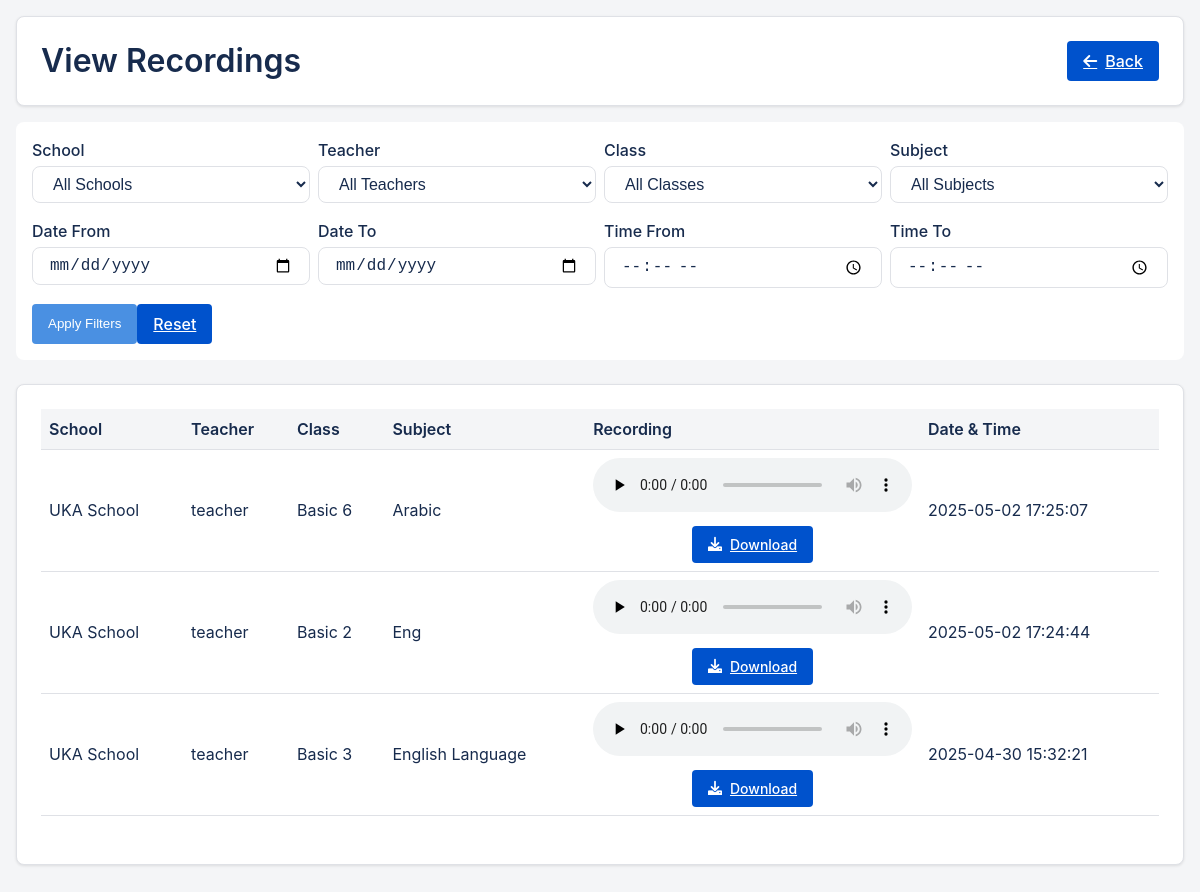
The app's page /admin/view_recordings.php (signed in), older data.
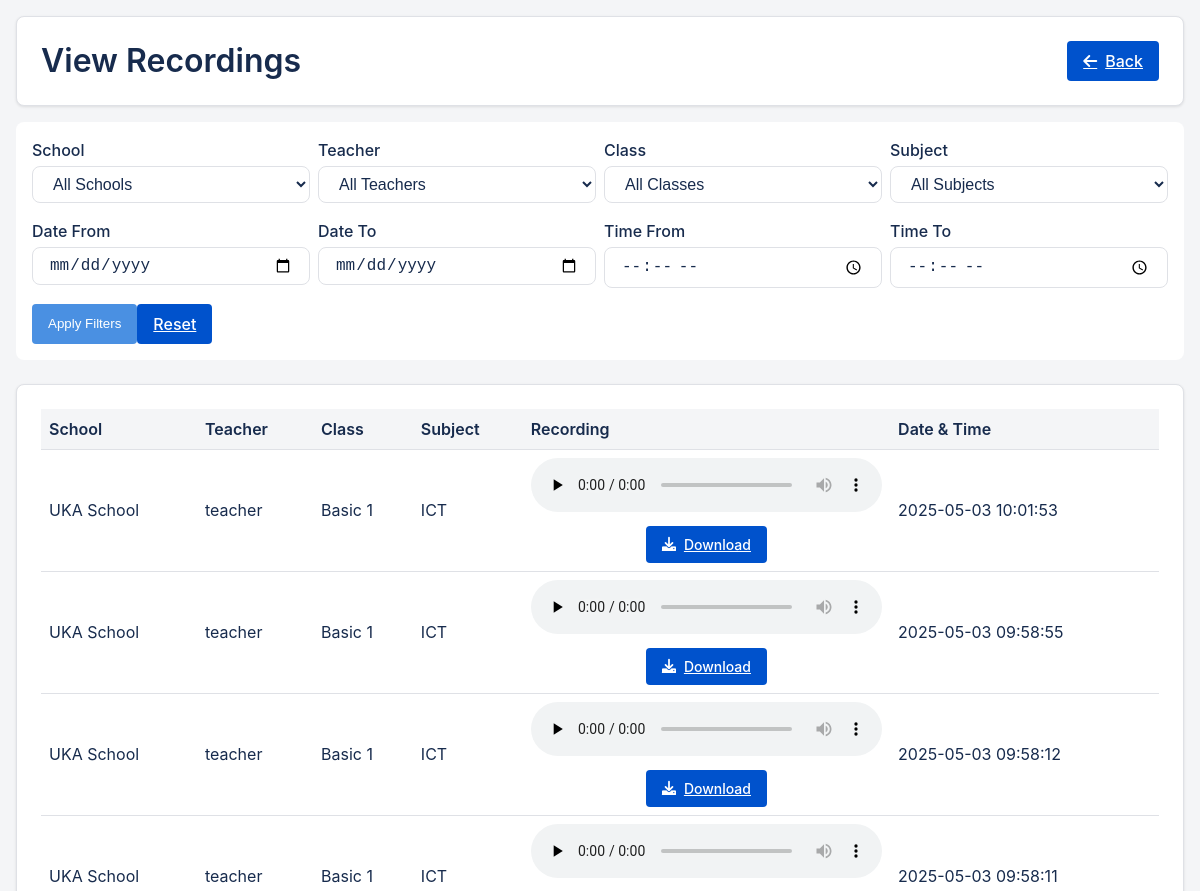
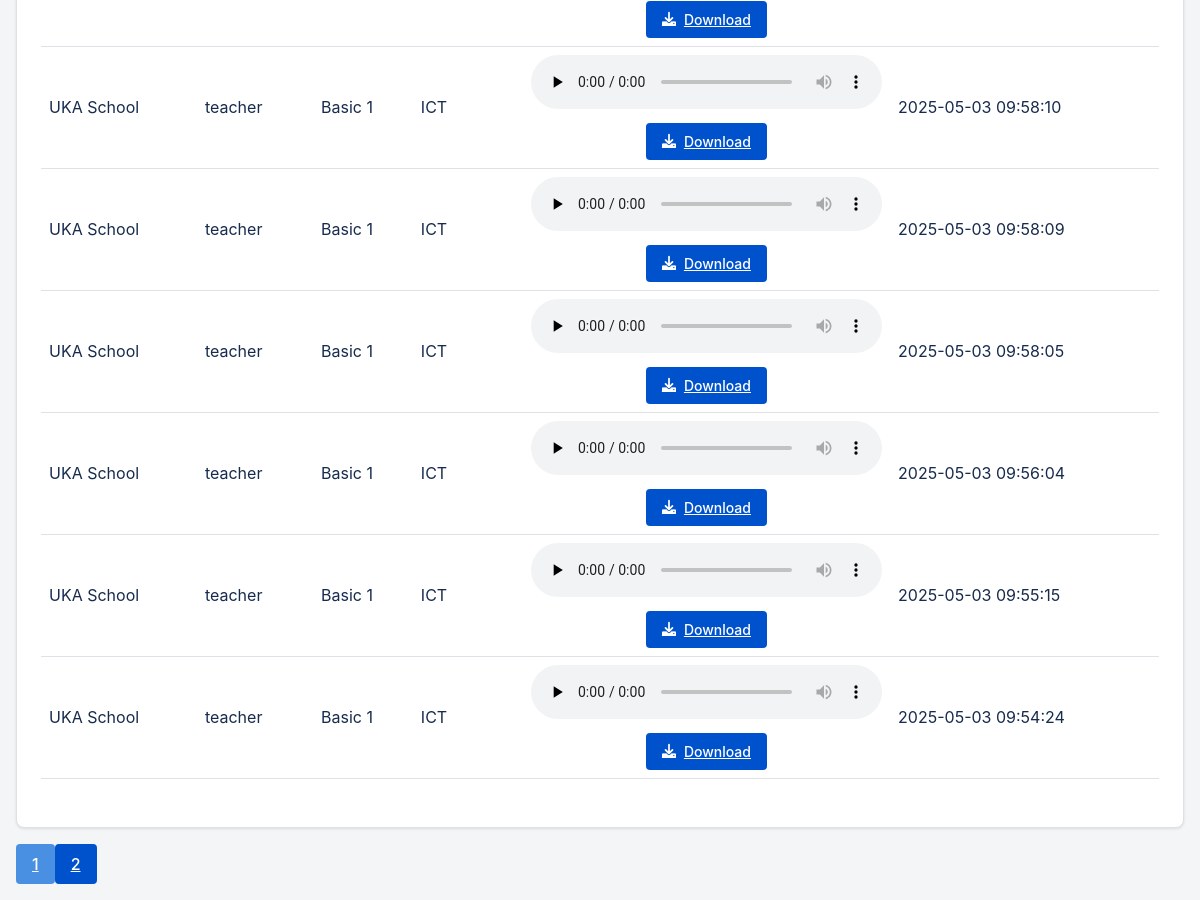
The same page, newer data (2 pictures, top to bottom).
### tables this page shows
CREATE TABLE `recordings` (
  `id` int NOT NULL,
  `teacher_id` int DEFAULT NULL,
  `class_id` int DEFAULT NULL,
  `subject_id` int DEFAULT NULL,
  `recording_path` varchar(255) NOT NULL,
  `start_time` datetime NOT NULL,
  `end_time` datetime NOT NULL,
  `created_at` timestamp NOT NULL DEFAULT CURRENT_TIMESTAMP
);

CREATE TABLE `schools` (
  `id` int NOT NULL,
  `name` varchar(255) NOT NULL,
  `code` varchar(20) NOT NULL,
  `address` varchar(255) DEFAULT NULL,
  `logo_path` varchar(255) DEFAULT NULL,
  `border_color` varchar(20) DEFAULT '#3366cc',
  `created_by` int DEFAULT NULL,
  `created_at` timestamp NOT NULL DEFAULT CURRENT_TIMESTAMP
);

CREATE TABLE `users` (
  `id` int NOT NULL,
  `name` varchar(100) NOT NULL,
  `email` varchar(100) NOT NULL,
  `password` varchar(255) NOT NULL,
  `role` enum('admin','teacher') NOT NULL,
  `created_at` timestamp NOT NULL DEFAULT CURRENT_TIMESTAMP,
  `school_id` int NOT NULL
);

CREATE TABLE `classes` (
  `id` int NOT NULL,
  `school_id` int NOT NULL,
  `class_name` varchar(100) NOT NULL,
  `description` varchar(255) DEFAULT NULL,
  `created_by` int DEFAULT NULL,
  `created_at` timestamp NOT NULL DEFAULT CURRENT_TIMESTAMP
);

CREATE TABLE `subjects` (
  `id` int NOT NULL,
  `school_id` int NOT NULL,
  `subject_name` varchar(100) NOT NULL,
  `description` varchar(255) DEFAULT NULL,
  `class_id` int DEFAULT NULL,
  `created_by` int DEFAULT NULL,
  `created_at` timestamp NOT NULL DEFAULT CURRENT_TIMESTAMP
);

### admin/view_recordings.php (the view, shortened to what the changed rows need)
<?php
require_once '../includes/db.php';
try {
    $schoolId = isset($_GET['school_id']) ? (int)$_GET['school_id'] : 0;
    $teacherId = isset($_GET['teacher_id']) ? (int)$_GET['teacher_id'] : 0;
    $classId = isset($_GET['class_id']) ? (int)$_GET['class_id'] : 0;
    $subjectId = isset($_GET['subject_id']) ? (int)$_GET['subject_id'] : 0;
    $dateFrom = isset($_GET['date_from']) ? $_GET['date_from'] : '';
    $dateTo = isset($_GET['date_to']) ? $_GET['date_to'] : '';
    $timeFrom = isset($_GET['time_from']) ? $_GET['time_from'] : '';
    $timeTo = isset($_GET['time_to']) ? $_GET['time_to'] : '';
    $page = isset($_GET['page']) ? (int)$_GET['page'] : 1;
    $perPage = 10;
    $offset = ($page - 1) * $perPage;
    $query = "
        SELECT
            r.*,
            u.name as teacher_name,
            s.name as school_name,
            c.class_name,
            sub.subject_name
        FROM recordings r
        INNER JOIN users u ON r.teacher_id = u.id
        INNER JOIN schools s ON u.school_id = s.id
        INNER JOIN classes c ON r.class_id = c.id
        INNER JOIN subjects sub ON r.subject_id = sub.id
        WHERE 1=1
    ";
    $countQuery = "
        SELECT COUNT(*)
        FROM recordings r
        INNER JOIN users u ON r.teacher_id = u.id
        INNER JOIN schools s ON u.school_id = s.id
        INNER JOIN classes c ON r.class_id = c.id
        INNER JOIN subjects sub ON r.subject_id = sub.id
        WHERE 1=1
    ";
    $params = [];
    $stmt = $pdo->prepare($countQuery);
    $stmt->execute($params);
    $totalRecords = $stmt->fetchColumn();
    $totalPages = ceil($totalRecords / $perPage);
    $query .= " ORDER BY r.created_at DESC LIMIT :offset, :limit";
    $params[':offset'] = $offset;
    $params[':limit'] = $perPage;
    $stmt = $pdo->prepare($query);
    foreach ($params as $key => $value) {
        if (in_array($key, [':offset', ':limit'])) {
            $stmt->bindValue($key, $value, PDO::PARAM_INT);
        } else {
            $stmt->bindValue($key, $value);
        }
    }
    $stmt->execute();
    $recordings = $stmt->fetchAll(PDO::FETCH_ASSOC);
} catch (PDOException $e) {
    error_log("Database Error in view_recordings.php: " . $e->getMessage());
    $error = "Database error occurred: " . $e->getMessage();
}
?>
<!DOCTYPE html>
<html lang="en">
<head>
    <link rel="stylesheet" href="https://cdnjs.cloudflare.com/ajax/libs/font-awesome/6.0.0/css/all.min.css">
    <link rel="stylesheet" href="../assets/clean-styles.css">
    <link rel="stylesheet" href="https://cdn.jsdelivr.net/npm/flatpickr/dist/flatpickr.min.css">
</head>
<body>
    <div class="container">
        <div class="card mb-4">
            <div class="d-flex justify-content-between align-items-center">
                <h1 class="mb-0">View Recordings</h1>
            </div>
        </div>
        <div class="card mb-4">
            <div class="table-responsive">
                <table class="recordings-table">
                    <thead>
                        <tr>
                            <th>School</th>
                            <th>Teacher</th>
                            <th>Class</th>
                            <th>Subject</th>
                            <th>Recording</th>
                            <th>Date & Time</th>
                        </tr>
                    </thead>
                    <tbody>
                        <?php if (!empty($recordings)): ?>
                            <?php foreach ($recordings as $recording): ?>
                                <tr>
                                    <td><?= htmlspecialchars($recording['school_name']) ?></td>
                                    <td><?= htmlspecialchars($recording['teacher_name']) ?></td>
                                    <td><?= htmlspecialchars($recording['class_name']) ?></td>
                                    <td><?= htmlspecialchars($recording['subject_name']) ?></td>
                                    <td class="audio-cell">
                                        <audio controls preload="none">
                                            <source src="../<?= htmlspecialchars($recording['recording_path']) ?>" type="audio/webm">
                                        </audio>
                                        <div class="text-center mt-2">
                                            <a href="../<?= htmlspecialchars($recording['recording_path']) ?>"
                                               download
                                               class="btn btn-sm">
                                                <i class="fas fa-download"></i> Download
                                            </a>
                                        </div>
                                    </td>
                                    <td><?= date('Y-m-d H:i:s', strtotime($recording['created_at'])) ?></td>
                                </tr>
                            <?php endforeach; ?>
                        <?php else: ?>
                            <tr>
                                <td colspan="6" class="text-center">No recordings found</td>
                            </tr>
                        <?php endif; ?>
                    </tbody>
                </table>
            </div>
        </div>
        <?php if ($totalPages > 1): ?>
            <div class="d-flex justify-content-center gap-2">
                <?php for ($i = 1; $i <= $totalPages; $i++): ?>
                    <a href="?page=<?= $i ?>&<?= http_build_query(array_filter([
                        'school_id' => $schoolId,
                        'teacher_id' => $teacherId,
                        'class_id' => $classId,
                        'subject_id' => $subjectId,
                        'date_from' => $dateFrom,
                        'date_to' => $dateTo,
                        'time_from' => $timeFrom,
                        'time_to' => $timeTo
                    ])) ?>"
                    class="btn <?= $page === $i ? 'btn-primary' : '' ?>">
                        <?= $i ?>
                    </a>
                <?php endfor; ?>
            </div>
        <?php endif; ?>
    </div>
</body>
</html>

Row changes from the older to the newer data that the page shows:
no longer on this page (row unchanged): recordings: schools.name "UKA School", teacher.name "teacher", class.class_name "Basic 6", subject.subject_name "Arabic", created_at "2025-05-02 17:25:07"
no longer on this page (row unchanged): recordings: schools.name "UKA School", teacher.name "teacher", class.class_name "Basic 2", subject.subject_name "Eng", created_at "2025-05-02 17:24:44"
no longer on this page (row unchanged): recordings: schools.name "UKA School", teacher.name "teacher", class.class_name "Basic 3", subject.subject_name "English Language", created_at "2025-04-30 15:32:21"
added recordings: schools.name "UKA School", teacher.name "teacher", class.class_name "Basic 1", subject.subject_name "ICT", created_at "2025-05-03 10:01:53"
added recordings: schools.name "UKA School", teacher.name "teacher", class.class_name "Basic 1", subject.subject_name "ICT", created_at "2025-05-03 09:58:55"
added recordings: schools.name "UKA School", teacher.name "teacher", class.class_name "Basic 1", subject.subject_name "ICT", created_at "2025-05-03 09:58:12"
added recordings: schools.name "UKA School", teacher.name "teacher", class.class_name "Basic 1", subject.subject_name "ICT", created_at "2025-05-03 09:58:11"
added recordings: schools.name "UKA School", teacher.name "teacher", class.class_name "Basic 1", subject.subject_name "ICT", created_at "2025-05-03 09:58:10"
added recordings: schools.name "UKA School", teacher.name "teacher", class.class_name "Basic 1", subject.subject_name "ICT", created_at "2025-05-03 09:58:09"
added recordings: schools.name "UKA School", teacher.name "teacher", class.class_name "Basic 1", subject.subject_name "ICT", created_at "2025-05-03 09:58:05"
added recordings: schools.name "UKA School", teacher.name "teacher", class.class_name "Basic 1", subject.subject_name "ICT", created_at "2025-05-03 09:56:04"
added recordings: schools.name "UKA School", teacher.name "teacher", class.class_name "Basic 1", subject.subject_name "ICT", created_at "2025-05-03 09:55:15"
added recordings: schools.name "UKA School", teacher.name "teacher", class.class_name "Basic 1", subject.subject_name "ICT", created_at "2025-05-03 09:54:24"
Text that changed along with them:
new list line: "1"
new list line: "2"
